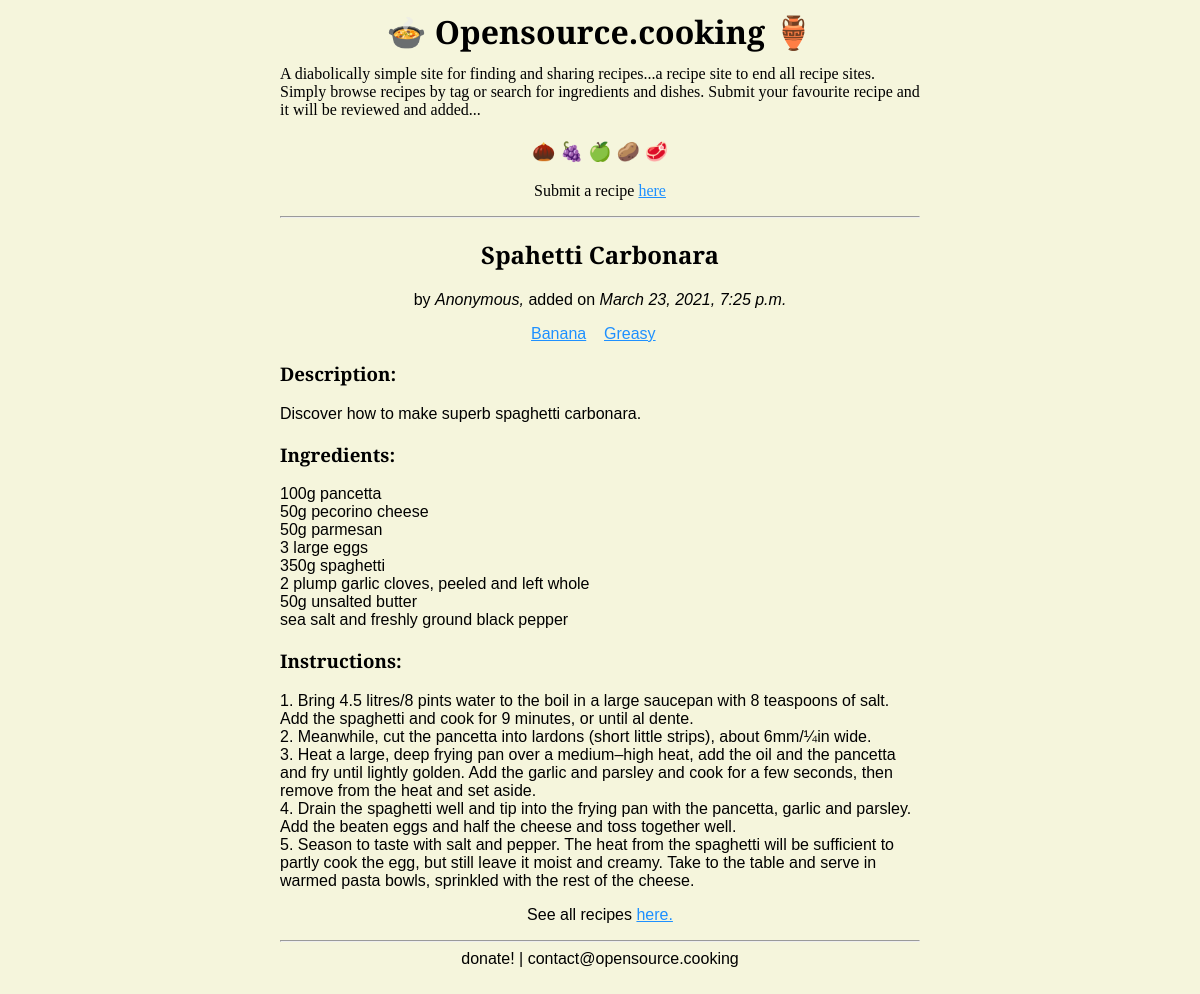
The app's page /recipes/hPW7Vspahetti-carbonaram5oHq/ with its own data.
### recipes/models.py (models this page shows, shortened)
class Recipe(models.Model):
  title = models.CharField(max_length=200)
  author = models.CharField(max_length=100, default="Anonymous")
  email = models.EmailField(max_length=254, blank=True)
  date_submitted = models.DateTimeField(auto_now_add=True)
  tags = models.ManyToManyField('Tag', related_name='recipes', blank=True)
  description = models.TextField(max_length=200, default=None)
  ingredients = models.TextField()
  instructions = models.TextField()
  link1 = models.URLField(max_length=300, blank=True)
  link2 = models.URLField(max_length=300, blank=True)
  visible = models.BooleanField(default=False)
  recipe_slug = models.SlugField(unique=True, default=ran_string(18))

class Tag(models.Model):
  name = models.CharField(max_length=100)
  visible = models.BooleanField(default=False)
  slug = models.SlugField(unique=True, default=ran_string(18))
  def __str__(self):
    return self.name

### recipes/views.py (the view)
# urls.py: path('recipes/<slug:recipe_slug>/', views.detail_view, name='detail'),
def detail_view(request, recipe_slug):
    recipe=Recipe.objects.filter(recipe_slug=recipe_slug)
    ip1 = get_client_ip(request)
    print(ip1)
    context = {
        "recipe": recipe[0],
    }
    return render(request, "recipes/detail.html", context)

### recipes/templates/recipes/detail.html
{% extends "recipes/base.html" %}
{% block content %}
<p class="st" style="text-align: center;">Submit a recipe <a href="/submit/">here</a></p>
<hr>
<h2>{{ recipe.title|title }}</h2>
<p style="text-align: center;">by <i>{{ recipe.author }}, </i> added on <i>{{recipe.date_submitted}}</i></p>
<div>
    {% if recipe.tags.all %}
    <div style="text-align: center;">
        {% for tag in recipe.tags.all %}
            <a href="{% url 'recipes:tag' tag.slug %}">{{ tag }}</a> &nbsp;&nbsp;
        {% endfor %}
    {% endif %}
    </div>
        <h3>Description:</h3>
        <p>{{recipe.description}}</p>
        <h3>Ingredients:</h3>
        <p>{{ recipe.ingredients|linebreaks }}</p>
        <h3>Instructions:</h3>
        <p>{{ recipe.instructions|linenumbers|linebreaks }}</p>
<p style="text-align: center;"> See all recipes <a href="/">here.</a></p>
{% endblock %}

### recipes/templates/recipes/base.html (style rules this page uses)
html { max-width: 100%; font-size: 100%; }
body { background: #F5F5DC; color: black ; max-width: 40em ; margin: auto; padding: 0 16px ; margin-bottom: 20em; font-family: sans-serif; font-size: 1em; }
p { font-family: sans-serif; }
a { color:dodgerblue; }
h3 { font-family: 'Spectral', serif ; }
.st { font-family: 'Spectral', serif; }
h2 { color:black ; text-align: center; font-family: 'Spectral', serif ; }
hr { color:black; }

### records on screen
Recipe: title "Spahetti Carbonara", author "Anonymous", date_submitted "March 23, 2021, 7:25 p.m.", description "Discover how to make superb spaghetti carbonara.", ingredients "100g pancetta 50g pecorino cheese 50g parmesan 3 large eggs 350g spaghetti 2 plump garlic cloves, peeled and left whole 50g unsalted butter sea salt and freshly ground black pepper", instructions|linenumbers "1. Bring 4.5 litres/8 pints water to the boil in a large saucepan with 8 teaspoons of salt. Add the spaghetti and cook for 9 minutes, or until al dente. 2. Meanwhile, cut the pancetta into lardons (short little strips), about 6mm/¼in wide. 3. Heat a large, deep frying pan over a medium–high heat, add the oil and the pancetta and fry until lightly golden. Add the garlic and parsley and cook for a few seconds, then remove from the heat and set aside. 4. Drain the spaghetti well and tip into the frying pan with the pancetta, garlic and parsley. Add the beaten eggs and half the cheese and toss together well. 5. Season to taste with salt and pepper. The heat from the spaghetti will be sufficient…"
Tag: name "Banana"
Tag: name "Greasy"
